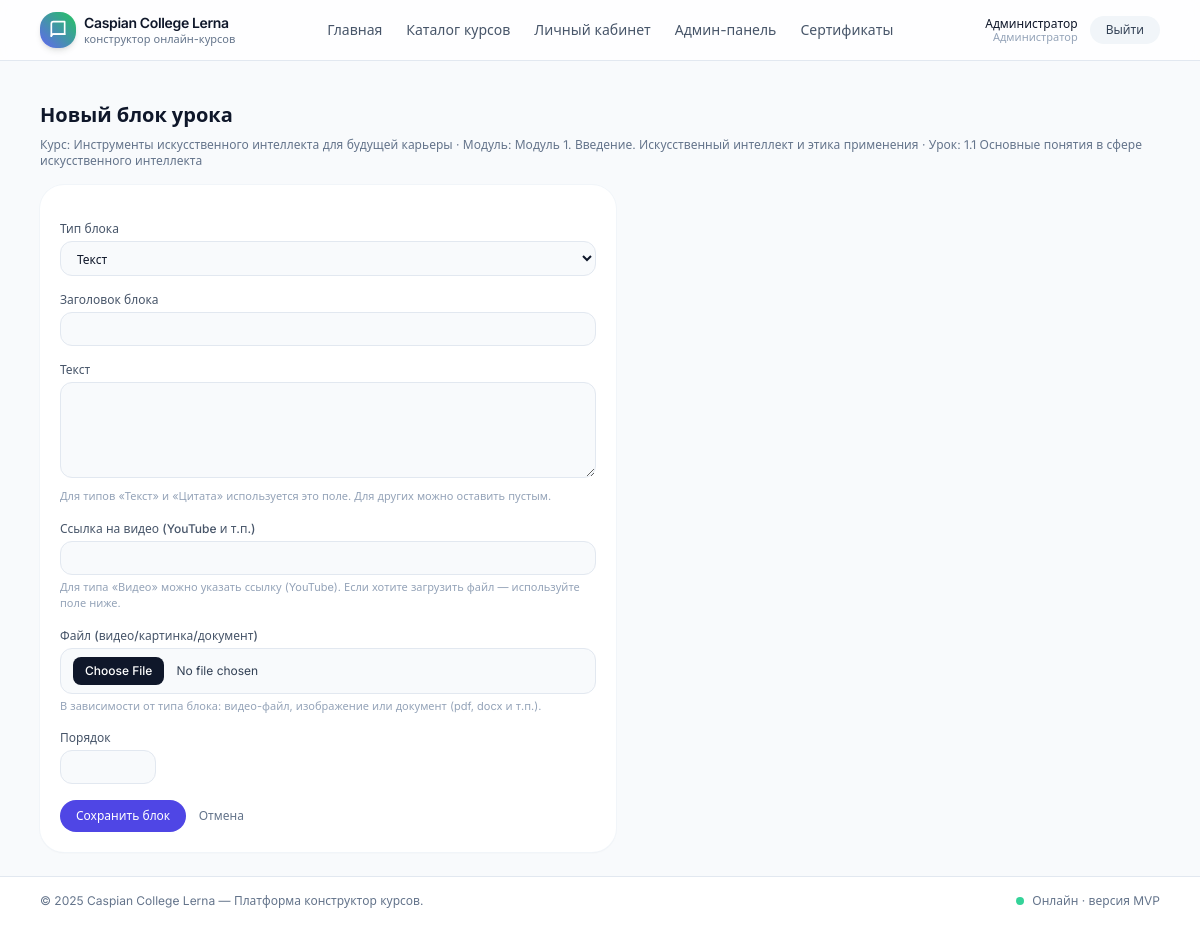
/admin/lessons/12/blocks/create (signed in), run on the app's committed database.
### app/models.py (models this page shows, shortened)
class User(UserMixin, db.Model):
    __tablename__ = "users"
    id = db.Column(db.Integer, primary_key=True)
    email = db.Column(db.String(255), unique=True, nullable=False)
    password_hash = db.Column(db.String(255), nullable=False)
    full_name = db.Column(db.String(255), nullable=False)
    role = db.Column(db.String(20), default="student")  # 'student' или 'admin'
    created_at = db.Column(db.DateTime, default=datetime.utcnow)
    courses = db.relationship("UserCourse", back_populates="user", cascade="all, delete-orphan")
    lesson_progress = db.relationship("UserLessonProgress", back_populates="user", cascade="all, delete-orphan")
    test_attempts = db.relationship("UserTestAttempt", back_populates="user", cascade="all, delete-orphan")
    certificates = db.relationship("Certificate", back_populates="user", cascade="all, delete-orphan")
    def is_admin(self) -> bool:
        return self.role == "admin"

class Course(db.Model):
    __tablename__ = "courses"
    id = db.Column(db.Integer, primary_key=True)
    title = db.Column(db.String(255), nullable=False)
    slug = db.Column(db.String(255), unique=True, nullable=False)
    description = db.Column(db.Text, nullable=True)
    category = db.Column(db.String(100), nullable=True)
    level = db.Column(db.String(50), nullable=True)
    image_url = db.Column(db.String(255), nullable=True)      # обложка
    hero_image_url = db.Column(db.String(255), nullable=True) # фон в шапке
    logo_url = db.Column(db.String(255), nullable=True)       # логотип курса
    theme_id = db.Column(db.Integer, db.ForeignKey("course_themes.id"), nullable=True)
    theme = db.relationship("CourseTheme", back_populates="courses")
    language = db.Column(db.String(20), default="ru")
    estimated_duration_minutes = db.Column(db.Integer, default=0)
    requirements = db.Column(db.Text, nullable=True)
    outcomes = db.Column(db.Text, nullable=True)
    is_sequential = db.Column(db.Boolean, default=True)  # модули по порядку
    is_published = db.Column(db.Boolean, default=False)
    created_at = db.Column(db.DateTime, default=datetime.utcnow)
    updated_at = db.Column(db.DateTime, default=datetime.utcnow, onupdate=datetime.utcnow)
    modules = db.relationship("CourseModule", back_populates="course", cascade="all, delete-orphan")
    tests = db.relationship("Test", back_populates="course", cascade="all, delete-orphan")  # финальные тесты
    user_courses = db.relationship("UserCourse", back_populates="course", cascade="all, delete-orphan")
    certificates = db.relationship("Certificate", back_populates="course", cascade="all, delete-orphan")

class CourseModule(db.Model):
    __tablename__ = "course_modules"
    id = db.Column(db.Integer, primary_key=True)
    course_id = db.Column(db.Integer, db.ForeignKey("courses.id"), nullable=False)
    title = db.Column(db.String(255), nullable=False)
    description = db.Column(db.Text, nullable=True)
    order_index = db.Column(db.Integer, default=0)
    course = db.relationship("Course", back_populates="modules")
    lessons = db.relationship("Lesson", back_populates="module", cascade="all, delete-orphan")
    tests = db.relationship("Test", back_populates="module", cascade="all, delete-orphan")  # тесты по модулю

class Lesson(db.Model):
    __tablename__ = "lessons"
    id = db.Column(db.Integer, primary_key=True)
    module_id = db.Column(db.Integer, db.ForeignKey("course_modules.id"), nullable=False)
    title = db.Column(db.String(255), nullable=False)
    summary = db.Column(db.Text, nullable=True)
    order_index = db.Column(db.Integer, default=0)
    is_preview = db.Column(db.Boolean, default=False)
    module = db.relationship("CourseModule", back_populates="lessons")
    blocks = db.relationship("LessonBlock", back_populates="lesson", cascade="all, delete-orphan")
    progress = db.relationship("UserLessonProgress", back_populates="lesson", cascade="all, delete-orphan")

### app/blueprints/admin/routes.py (the view, shortened to what this page needs)
@admin_bp.route("/lessons/<int:lesson_id>/blocks/create", methods=["GET", "POST"])
def lesson_block_create(lesson_id):
    lesson = Lesson.query.get_or_404(lesson_id)
    form = LessonBlockForm()
    return render_template("admin_lesson_block_form.html", form=form, lesson=lesson)

### app/forms.py
class LessonBlockForm(FlaskForm):
    block_type = SelectField(
        "Тип блока",
        choices=[
            ("text", "Текст"),
            ("video", "Видео"),
            ("image", "Картинка"),
            ("file", "Документ/файл"),
            ("quote", "Цитата"),
        ],
        validators=[DataRequired()],
    )
    title = StringField("Заголовок блока", validators=[Optional()])
    text_content = TextAreaField("Текст", validators=[Optional()])
    video_url = StringField("Ссылка на видео (YouTube и т.п.)", validators=[Optional()])
    order_index = IntegerField("Порядок", validators=[Optional()])
    submit = SubmitField("Сохранить блок")

### app/blueprints/admin/routes.py (called while the page is built)
def admin_required():
    if not current_user.is_authenticated or not current_user.is_admin():
        abort(403)

@admin_bp.before_request
def check_admin():
    admin_required()

### app/templates/admin_lesson_block_form.html (shortened to what this page needs)
{% extends "base.html" %}
{% block content %}
<h1 class="mb-2 text-xl font-semibold text-slate-900">Новый блок урока</h1>
<p class="mb-4 text-xs text-slate-500">
  Курс: {{ lesson.module.course.title }} · Модуль: {{ lesson.module.title }} · Урок: {{ lesson.title }}
</p>
<form method="post" enctype="multipart/form-data" class="space-y-4 max-w-xl bg-white p-5 rounded-3xl shadow-sm ring-1 ring-slate-100">
  <div>
    {{ form.block_type.label(class="block text-xs font-medium text-slate-600 mb-1") }}
    {{ form.block_type(class="w-full rounded-xl border border-slate-200 bg-slate-50 px-3 py-2 text-xs focus:border-primary-500 focus:bg-white focus:outline-none focus:ring-2 focus:ring-primary-100") }}
  </div>
  <div>
    {{ form.title.label(class="block text-xs font-medium text-slate-600 mb-1") }}
    {{ form.title(class="w-full rounded-xl border border-slate-200 bg-slate-50 px-3 py-2 text-xs focus:border-primary-500 focus:bg-white focus:outline-none focus:ring-2 focus:ring-primary-100") }}
  </div>
  <div>
    {{ form.text_content.label(class="block text-xs font-medium text-slate-600 mb-1") }}
    {{ form.text_content(class="w-full rounded-xl border border-slate-200 bg-slate-50 px-3 py-2 text-xs h-24 focus:border-primary-500 focus:bg-white focus:outline-none focus:ring-2 focus:ring-primary-100") }}
    <p class="mt-1 text-[11px] text-slate-400">
      Для типов «Текст» и «Цитата» используется это поле. Для других можно оставить пустым.
    </p>
  </div>
  <div>
    {{ form.video_url.label(class="block text-xs font-medium text-slate-600 mb-1") }}
    {{ form.video_url(class="w-full rounded-xl border border-slate-200 bg-slate-50 px-3 py-2 text-xs focus:border-primary-500 focus:bg-white focus:outline-none focus:ring-2 focus:ring-primary-100") }}
    <p class="mt-1 text-[11px] text-slate-400">
      Для типа «Видео» можно указать ссылку (YouTube). Если хотите загрузить файл — используйте поле ниже.
    </p>
  </div>
  <div>
    <label class="block text-xs font-medium text-slate-600 mb-1">Файл (видео/картинка/документ)</label>
    <input type="file" name="upload_file"
           class="block w-full cursor-pointer rounded-xl border border-slate-200 bg-slate-50 px-3 py-2 text-xs text-slate-700 file:mr-3 file:rounded-lg file:border-0 file:bg-slate-900 file:px-3 file:py-1.5 file:text-xs file:font-medium file:text-white hover:file:bg-slate-800">
    <p class="mt-1 text-[11px] text-slate-400">
      В зависимости от типа блока: видео-файл, изображение или документ (pdf, docx и т.п.).
    </p>
  </div>
  <div>
    {{ form.order_index.label(class="block text-xs font-medium text-slate-600 mb-1") }}
    {{ form.order_index(class="w-24 rounded-xl border border-slate-200 bg-slate-50 px-3 py-2 text-xs focus:border-primary-500 focus:bg-white focus:outline-none focus:ring-2 focus:ring-primary-100") }}
  </div>
  <div>
    {{ form.submit(class="rounded-full bg-primary-600 px-4 py-2 text-xs font-medium text-white hover:bg-primary-700") }}
    <a href="{{ url_for('admin.lesson_blocks_list', lesson_id=lesson.id) }}" class="ml-2 text-xs text-slate-500 hover:text-slate-700">
      Отмена
    </a>
  </div>
</form>
{% endblock %}

### app/templates/navbar.html (shortened to what this page needs)
<header class="border-b border-slate-200 bg-white/80 backdrop-blur">
  <div class="mx-auto flex max-w-6xl items-center justify-between px-4 py-3">
    <a href="{{ url_for('main.index') }}" class="flex items-center gap-2">
      <div class="flex h-9 w-9 items-center justify-center rounded-2xl bg-gradient-to-tr from-primary-500 to-accent text-white shadow-md">
        <svg xmlns="http://www.w3.org/2000/svg" class="h-5 w-5" viewBox="0 0 24 24" fill="none"
             stroke="currentColor" stroke-width="2" stroke-linecap="round" stroke-linejoin="round">
          <path d="M4 19.5A2.5 2.5 0 0 1 6.5 17H20"/>
          <path d="M4 4.5A2.5 2.5 0 0 1 6.5 2H20v15H6.5A2.5 2.5 0 0 0 4 19.5z"/>
        </svg>
      </div>
      <div class="flex flex-col leading-tight">
        <span class="text-sm font-semibold tracking-tight text-slate-900">Caspian College Lerna</span>
        <span class="text-[11px] text-slate-500">конструктор онлайн-курсов</span>
      </div>
    </a>
    <nav class="hidden items-center gap-6 text-sm text-slate-600 md:flex">
      <a href="{{ url_for('main.index') }}" class="hover:text-primary-600">Главная</a>
      <a href="{{ url_for('main.courses_list') }}" class="hover:text-primary-600">Каталог курсов</a>
      {% if current_user.is_authenticated %}
        <a href="{{ url_for('courses.dashboard') }}" class="hover:text-primary-600">Личный кабинет</a>
        {% if current_user.is_admin() %}
          <a href="{{ url_for('admin.dashboard') }}" class="hover:text-primary-600">Админ-панель</a>
          <a href="{{ url_for('admin.certificate_branding') }}" class="hover:text-primary-600">Сертификаты</a>
        {% endif %}
      {% endif %}
    </nav>
    <div class="flex items-center gap-3 text-sm">
      {% if current_user.is_authenticated %}
        <div class="hidden flex-col text-right text-xs leading-tight text-slate-600 sm:flex">
          <span class="font-medium text-slate-900">{{ current_user.full_name }}</span>
          <span class="text-[11px] text-slate-400">
            {% if current_user.is_admin() %}Администратор{% else %}Обучающийся{% endif %}
          </span>
        </div>
        <a href="{{ url_for('auth.logout') }}"
           class="rounded-full bg-slate-100 px-4 py-1.5 text-xs font-medium text-slate-700 hover:bg-slate-200">
          Выйти
        </a>
      {% endif %}
    </div>
  </div>
</header>

### app/static/css/styles.css (style rules this page uses)
body { background-color: #f8f9fa; }

### data on the page
User: full_name "Администратор"
Course: module.course "Инструменты искусственного интеллекта для будущей карьеры"
CourseModule: module "Модуль 1. Введение. Искусственный интеллект и этика применения"
Lesson: title "1.1 Основные понятия в сфере искусственного интеллекта"

### other printed values
{{ 2025 }} "2025"
